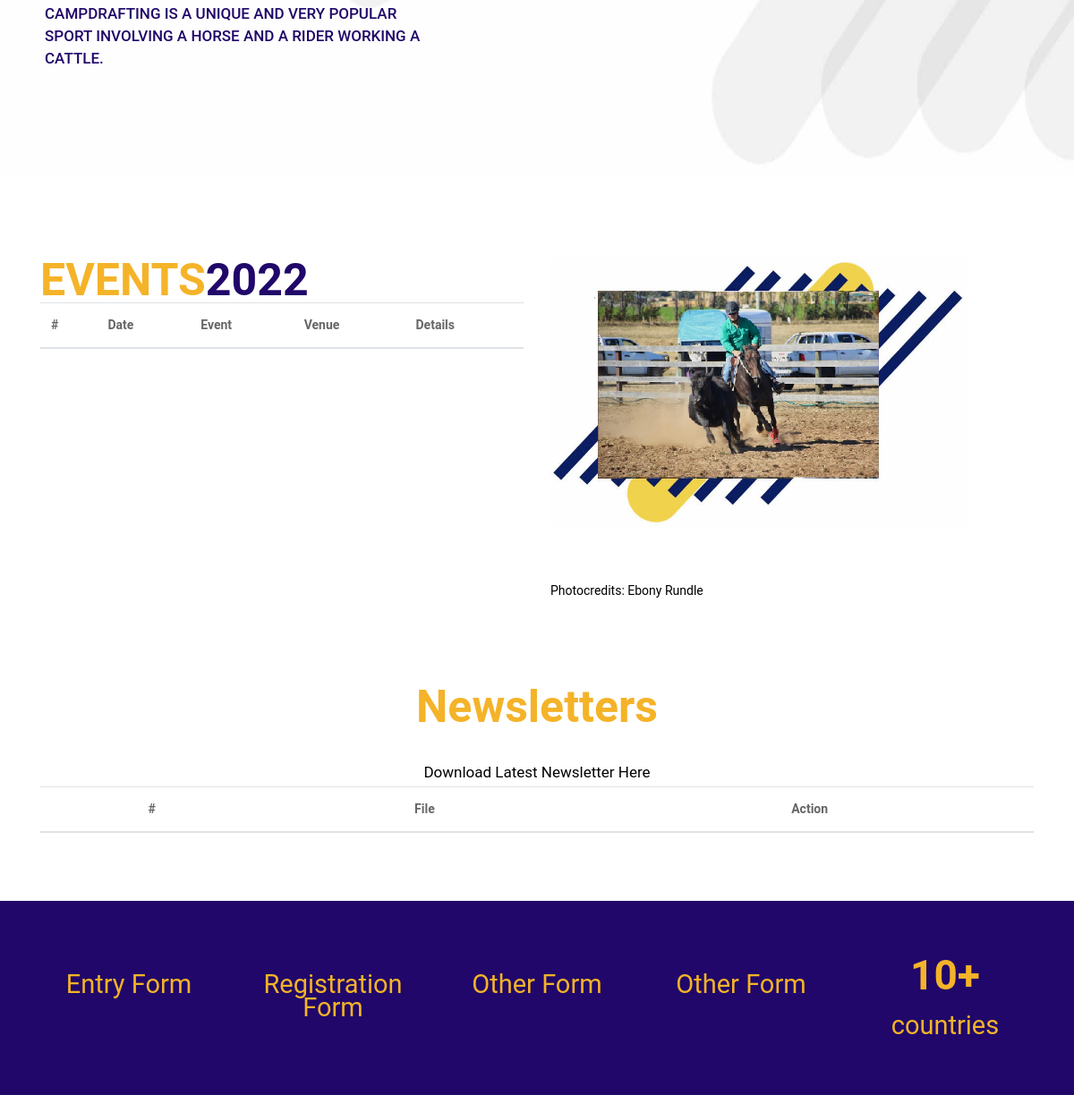
The app's page / (middle part), older data.
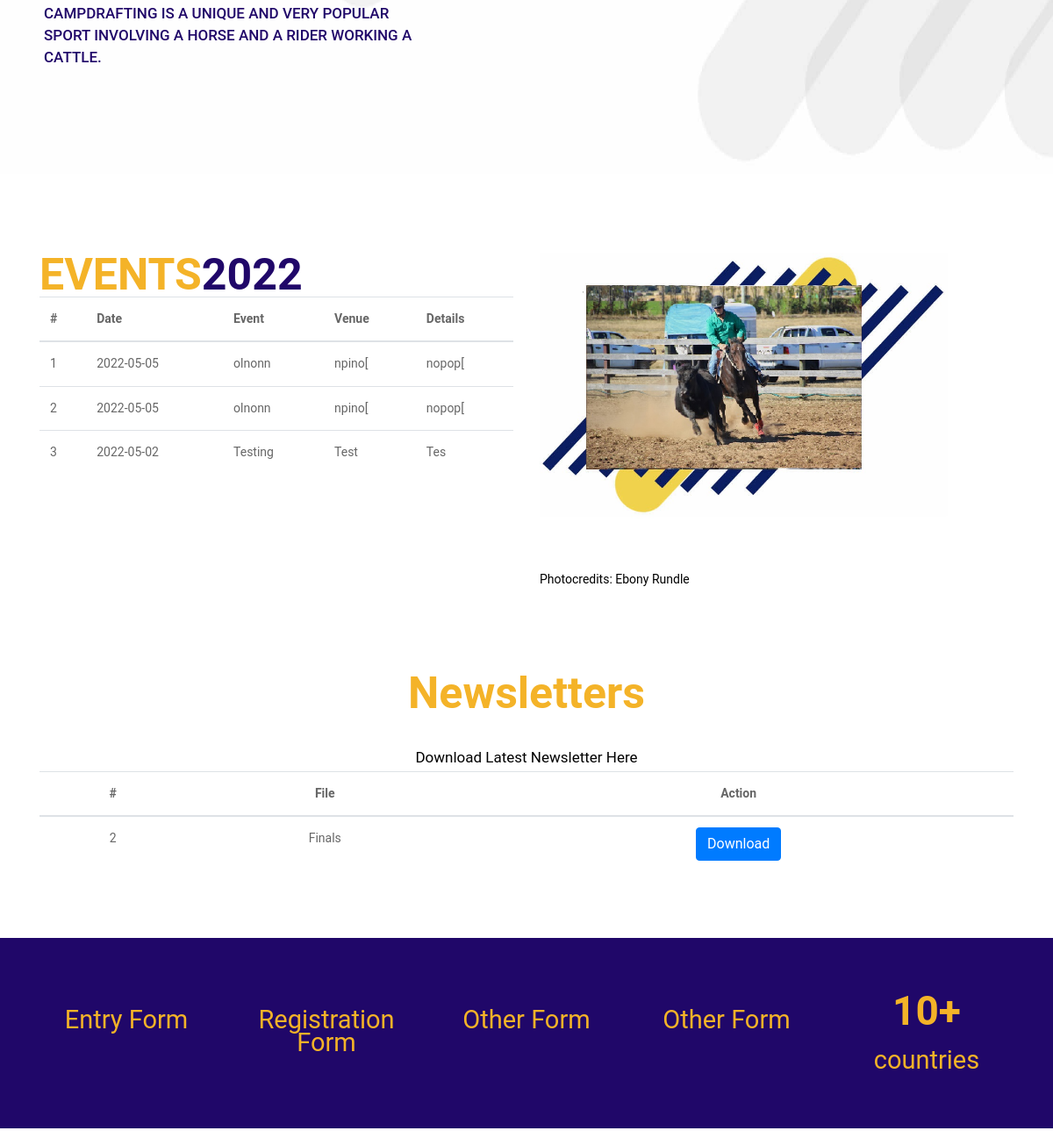
The same page, newer data.
### tables this page shows
CREATE TABLE `events` (
  `id` int(10) NOT NULL,
  `event` varchar(255) NOT NULL,
  `venue` varchar(255) NOT NULL,
  `details` varchar(255) NOT NULL,
  `date` date NOT NULL
);

CREATE TABLE `newsletter` (
  `id` int(10) NOT NULL,
  `name` varchar(255) NOT NULL,
  `newsletter` varchar(255) NOT NULL
);

### index.php (the view, shortened to what this page needs)
<?php
    include("admin/includes/db.php");
?>
<!DOCTYPE html>
<html lang="en">
<head>
  <link rel="stylesheet" href="css/bootstrap.min.css">
  <link rel="stylesheet" href="css/style.css">
  <link rel="stylesheet" href="css/responsive.css">
  <link rel="stylesheet" href="css/jquery.mCustomScrollbar.min.css">
  <link rel="stylesheet" href="../netdna.bootstrapcdn.com/font-awesome/4.0.3/css/font-awesome.css">
  <link rel="stylesheet" href="../cdnjs.cloudflare.com/ajax/libs/fancybox/2.1.5/jquery.fancybox.min.css" media="screen">
</head>
<body class="main-layout">
  <header>
    <div class="header-top">
     <section class="slider_section">
      <div id="myCarousel" class="carousel slide" data-ride="carousel">
        <ol class="carousel-indicators">
        </ol>
        <div class="carousel-inner">
          <div class="carousel-item active">
            <div class="container-fluid padding_dd">
              <div class="carousel-caption">
                <div class="row">
                  <div class="col-xl-5 col-lg-5 col-md-5 col-sm-12">
                    <div class="text-bg">
                      <p>CAMPDRAFTING IS A UNIQUE AND VERY POPULAR SPORT INVOLVING A HORSE AND A RIDER WORKING A CATTLE.</p>
                    </div>
                  </div>
                  <div class="col-xl-7 col-lg-7 col-md-7 col-sm-12">
                  </div>
                </div>
              </div>
            </div>
          </div>
        </div>
      </div>
    </div>
</header>
<div id="about" class="about">
  <div class="container">
    <div class="row">
      <div class="col-xl-6 col-lg-6 col-md-6 col-sm-12">
        <div class="about-box">
          <h2>EVENTS<strong class="yellow">2022</strong></h2>
<table class="table">
  <thead>
    <tr>
      <th>#</th>
      <th>Date</th>
      <th>Event</th>
      <th>Venue</th>
      <th>Details</th>
    </tr>
  </thead>
  <tbody>
                            <?php
                                $i=0;
                                $get_event = "select * from events order by 1 DESC LIMIT 0,3";
                                $run_event = mysqli_query($con,$get_event);
                                while($row_event=mysqli_fetch_array($run_event)){
                                    $event = $row_event['event'];
                                    $venue = $row_event['venue'];
                                    $details = $row_event['details'];
                                    $date = $row_event['date'];
                                    $i++;
                            ?>
                            <tr>
                                <td> <?php echo $i; ?> </td>
                                <td> <?php echo $date; ?> </td>
                                <td> <?php echo $event; ?> </td>
                                <td> <?php echo $venue; ?> </td>
                                <td> <?php echo $details; ?> </td>
                            </tr>
                            <?php } ?>
                        </tbody>
</table>
        </div>
      </div>
      <div class="col-xl-6 col-lg-6 col-md-6 col-sm-12">
        <div class="about-box">
          <figure><img src="images/about.jpg" alt="#" />
          <figcaption style="color:#000;">
                          Photocredits: Ebony Rundle
                      </figcaption>
          </figure>
        </div>
      </div>
    </div>
  </div>
</div>
<div id="important" class="important">
  <div class="container">
    <div class="row">
      <div class="col-md-12">
        <div class="titlepage">
          <h2>Newsletters <strong class="yellow"></strong></h2>
          <span>Download Latest Newsletter Here</span>
            <table class ="table">
                <thead>
                  <tr>
                    <th>#</th>
                    <th>File</th>
                    <th>Action</th>
                  </tr>
                </thead>
                <tbody>
              <?php
                 $db = new PDO("mysql:host=localhost;dbname=camp", "root", "");
                  $stmt = $db -> prepare("SELECT * FROM newsletter order by 1 DESC LIMIT 0,1");
                  $stmt->execute();
                 while($row = $stmt->fetch()){
             ?>
              <tr>
                <td> <?php echo $row["id"]?></td>
                <td> <?php echo $row["name"]?></td>
                <td><a href="download.php?id=<?php echo $row["id"]?>" class="btn btn-primary">Download</a></td>
             </tr>
             <?php
                }
              ?>
           </tbody>
       </table>
        </div>
      </div>
    </div>
  </div>
  <div class="important_bg">
    <div class="container">
      <div class="row">
        <div class="col col-xs-12">
          <div class="important_box">
            <span>Entry Form</span>
          </div>
        </div>
        <div class="col col-xs-12">
          <div class="important_box">
            <span>Registration Form</span>
          </div>
        </div>
        <div class="col col-xs-12">
          <div class="important_box">
            <span>Other Form</span>
          </div>
        </div>
        <div class="col col-xs-12">
          <div class="important_box">
            <span>Other Form</span>
          </div>
        </div>
        <div class="col col-xs-12">
          <div class="important_box">
            <h3>10+</h3>
            <span>countries</span>
          </div>
        </div>
      </div>
    </div>
  </div>
</div>
<div id="courses" class="Courses">
</body>
</html>

### css/style.css (style rules this page uses)
* { box-sizing: border-box !important; }
html { scroll-behavior: smooth; }
body { color: #666666; font-size: 14px; font-family: 'Roboto', sans-serif; line-height: 1.80857; font-weight: normal; overflow-x: hidden; }
a { color: #1f1f1f; text-decoration: none !important; outline: none !important; -webkit-transition: all .3s ease-in-out; -moz-transition: all .3s ease-in-out; -ms-transition: all .3s ease-in-out; -o-transition: all .3s ease-in-out; transition: all .3s ease-in-out; }
h1, h2, h3, h4, h5, h6 { letter-spacing: 0; font-weight: normal; position: relative; padding: 0 0 10px 0; font-weight: normal; line-height: normal; color: #111111; margin: 0 }
h2 { font-size: 22px }
h3 { font-size: 18px }
*, *::after, *::before { -webkit-box-sizing: border-box; -moz-box-sizing: border-box; box-sizing: border-box; }
ul, li, ol { margin: 0px; padding: 0px; list-style: none; }
p { margin: 0px; font-weight: 300; font-size: 15px; line-height: 24px; }
a { color: #222222; text-decoration: none; outline: none !important; }
a, .btn { text-decoration: none !important; outline: none !important; -webkit-transition: all .3s ease-in-out; -moz-transition: all .3s ease-in-out; -ms-transition: all .3s ease-in-out; -o-transition: all .3s ease-in-out; transition: all .3s ease-in-out; }
img { max-width: 100%; height: auto; }
.header-top { background:url(../images/banner2.jpg); background-size: 100% 100%; background-repeat: no-repeat; padding-bottom: 50px; }
.text-bg { text-align: left; }
.text-bg p { font-size: 17px; display: block; color: #200769; line-height: 25px; padding-bottom: 50px; font-weight: 500; }
.slider_section { padding-top: 134px; }
.carousel-indicators { left: inherit; top: 40%; margin-right: 2%; display: block; }
.carousel-caption { position: inherit; }
.padding_dd { padding: 0px 50px; }
.about { background-color: #fff; padding-top: 90px; }
.about .about-box { text-align: left; }
.about .about-box h2 { padding: 0; font-weight: bold; color: #f4b328; line-height: 50px; font-size: 50px; }
.about .about-box figure { margin: 0; }
.about .about-box figure img { width: 100%; }
.important { background-color: #fff; padding-top: 90px; }
.important .titlepage { text-align: center; }
.important .titlepage span { padding-top: 30px; display: inline-block; font-size: 17px; }
.important_bg { background: #200769; padding: 60px 0px; }
.important_bg .important_box { text-align: center; }
.important_bg .important_box h3 { color: #f4b328; font-size: 46px; line-height: 46px; font-weight: bold; padding: 0; }
.important_bg .important_box span { font-size: 29px; line-height: 26px; color: #f4b328; padding-top:20px; font-weight: 400; display: inline-block; }
.Courses { padding-top: 90px; background: #fff; }
.titlepage { text-align: center; padding-bottom: 60px; }
.titlepage span { padding-top: 30px; display: inline-block; font-size: 17px; color: #000; }
.yellow { color: #200769; font-weight: bold; }
.titlepage h2 { padding: 0; font-weight: bold; color: #f4b328; line-height: 55px; font-size: 50px; }

Row changes from the older to the newer data that the page shows:
added events: date "2022-05-05", event "olnonn", venue "npino[", details "nopop["
added events: date "2022-05-05", event "olnonn", venue "npino[", details "nopop["
added events: date "2022-05-02", event "Testing", venue "Test", details "Tes"
added newsletter: id "2", name "Finals"
